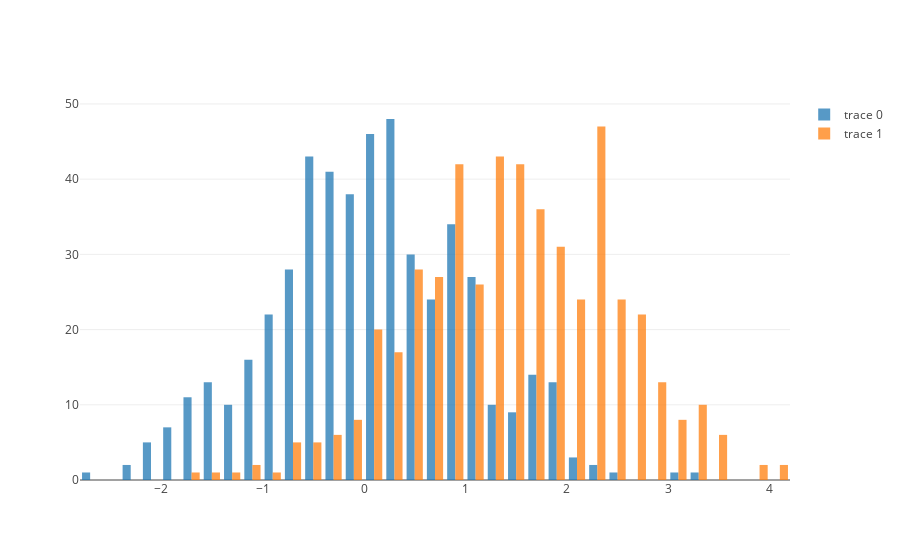

The cell this chart's notebook holds for it:
### Code cell
x0 = np.random.randn(500)
x1 = np.random.randn(500) + 1.5

trace1 = go.Histogram(
    x=x0,
    opacity=0.75
)

trace2 = go.Histogram(
    x=x1,
    opacity=0.75
)

data = [ trace1, trace2 ]
layout = go.Layout(barmode='overlay')
fig = go.Figure(data=data, layout=layout)

plotly.offline.iplot(data)

### Figure 1 — Plotly figure (JSON) as saved in the notebook; plotly's stock layout.template omitted (floating-point values rounded to 4 significant figures; data arrays with more than 128 entries replaced by an {"elided": "..."} marker saying what was removed)
{"data": [{"opacity": 0.75, "type": "histogram", "uid": "71d88ba6-3957-11e9-8ae3-080027daca25", "x": {"elided": "500 float values"}}, {"opacity": 0.75, "type": "histogram", "uid": "71d88ba7-3957-11e9-8ae3-080027daca25", "x": {"elided": "500 float values"}}], "layout": {}}
